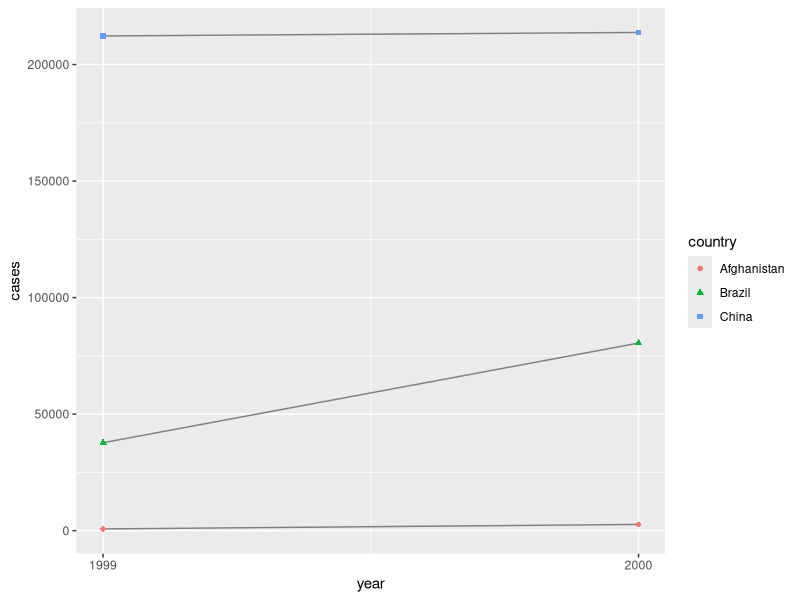
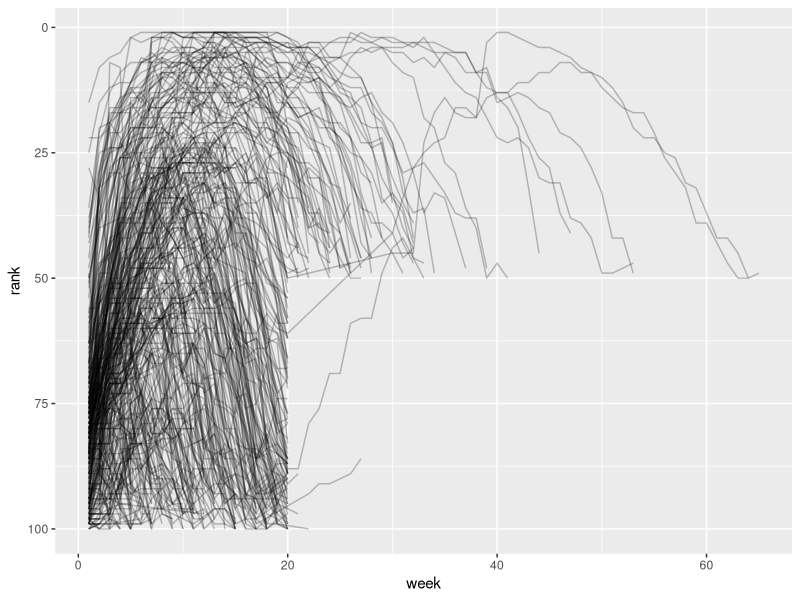

Reproduce these figures in R, in order. (Note: this script raises an error after producing the figures.)
library(tidyverse)

table1 |> 
  mutate(rate = cases / population * 10000)

table1 |> 
  group_by(year) |> 
  summarize(total_cases = sum(cases))

table1 |> 
  summarize(total_cases = sum(cases),
            .by = year)

ggplot(table1, aes(x = year, y = cases)) +
  geom_line(aes(group = country), color = "grey50") +
  geom_point(aes(color = country, shape = country)) +
  scale_x_continuous(breaks = c(1999, 2000))

## Data in Column Names

billboard |> 
  pivot_longer(
    cols = starts_with("wk"),
    names_to = "week",
    values_to = "rank"
  )

billboard |> 
  pivot_longer(
    cols = starts_with("wk"),
    names_to = "week",
    values_to = "rank",
    values_drop_na = TRUE
  )

billboard_longer <- billboard |> 
  pivot_longer(
    cols = starts_with("wk"),
    names_to = "week",
    values_to = "rank",
    values_drop_na = TRUE
  ) |> 
  mutate(
    week = parse_number(week)
  )

ggplot(billboard_longer, aes(x = week,
                             y = rank,
                             group = track)) +
  geom_line(alpha = 0.25) +
  scale_y_reverse()

# How Does Pivoting Work?

df <- tribble(
  ~id, ~bp1, ~bp2,
  "A", 100, 120,
  "B", 140, 115,
  "C", 120, 125
)

df
df |> 
  pivot_longer(
    cols = bp1:bp2,
    names_to = "measurement",
    values_to = "value"
  )

## Many Variables in Column Names

who2

who2 |> 
  pivot_longer(
    cols = !(country:year),
    names_to = c("diagnosis", "gender", "age"),
    names_sep = "_",
    values_to = "count"
  )

## Data and Variable Names in the Column Headers

household

household |> 
  pivot_longer(
    cols = !family,
    names_to = c(".value", "child"),
    names_sep = "_",
    values_drop_na = TRUE)

# Widening Data

cms_patient_experience
data("cms_patient_experience")

cms_patient_experience |> 
  distinct(measure_cd, measure_title)

cms_patient_experience |> 
  pivot_wider(
    names_from = measure_cd,
    values_from = prf_rate
  )

cms_patient_experience |> 
  pivot_wider(
    id_cols = starts_with("org"),
    names_from = measure_cd,
    values_from = prf_rate
  )

## How Does pivot_wider() Work?

df <- tribble(
  ~id, ~measurement, ~value,
  "A", "bp1", 100,
  "B", "bp1", 140,
  "B", "bp2", 115,
  "A", "bp2", 120,
  "A", "bp3", 105
)

df |> 
  pivot_wider(
    names_from = measurement,
    values_from = value
  )

df |> 
  distinct(measurement) |> 
  pull()

df |> 
  select(-measurement, -value) |> 
  distinct()

df |> 
  select(-measurement, -value) |> 
  distinct() |> 
  mutate(x = NA, 
         y = NA,
         z = NA)

df <- tribble(
  ~id, ~measurement, ~value,
  "A", "bp1", 100,
  "A", "bp1", 102,
  "A", "bp2", 120,
  "B", "bp1", 140,
  "B", "bp2", 115
)
df

df |> 
  pivot_wider(
    names_from = measurement,
    value_from = value
  )

df |> 
  group_by(id, measurement) |> 
  summarize(n = n(),
            .groups = "drop") |> 
  filter(n > 1)
